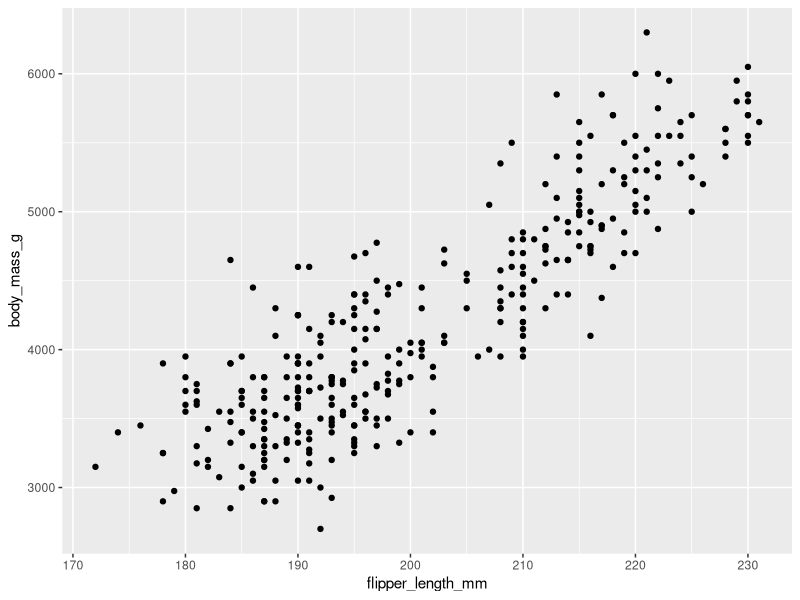
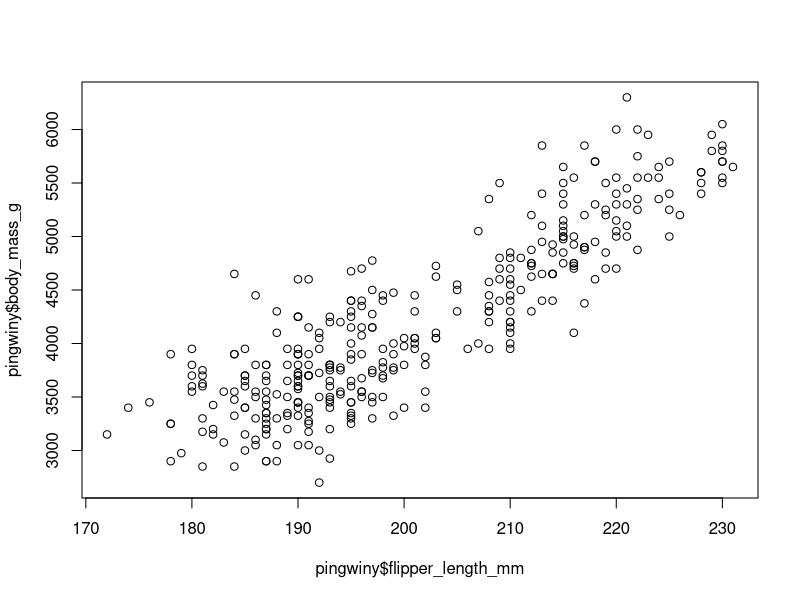

Generate these figures, in order, with R:
333+222

install.packages("tidyverse")
install.packages("palmerpenguins")

library(tidyverse)
library(palmerpenguins)

pingwiny <- palmerpenguins::penguins







# to będzie później :) 
ggplot(data = pingwiny, 
       mapping = aes(x = flipper_length_mm, 
                     y = body_mass_g)) + 
  geom_point()

# na razie nie działa w sali T201 :(
# ... ale w domku powinno działać!!! 


################


# pierwszy wykres - funkcja plot()
plot(pingwiny$flipper_length_mm, 
     pingwiny$body_mass_g)


# pierwsze podsumowanie - funkcja summary()

summary(pingwiny)

# pierwsza tabela - funkcja table()

table(pingwiny$species) # raczej do częstości
# zmiennej kategorialnej 

table(pingwiny$flipper_length_mm)
# a nie do liczbowej

table(pingwiny$island)

prop.table(table(pingwiny$island))

płeć_pingwiny <- table(pingwiny$sex)

płeć_pingwiny

prop.table(płeć_pingwiny)

# zadanie: 

# proszę przygotować tabelę częstości
# z danych pingwiny
# kolumna dotycząca gatunku pingwina
# jedną linię kodu - rozwiązanie
# proszę przesłać mi na czacie MS Teams 




